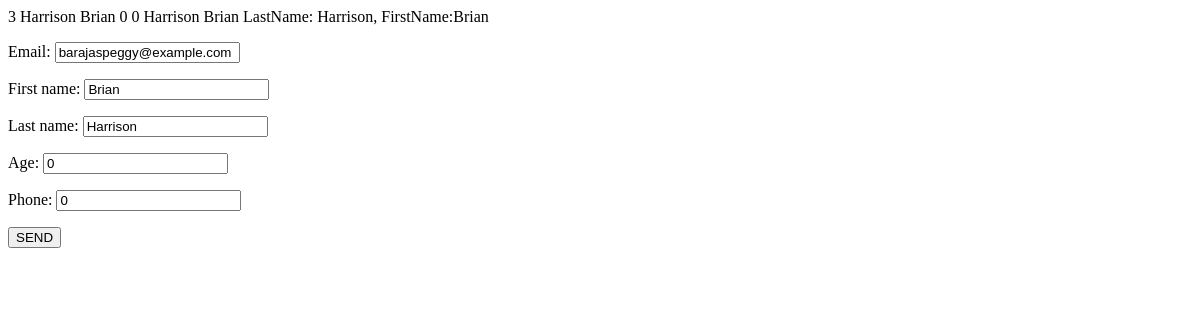
Before: /update_user/3/ with the older database file.
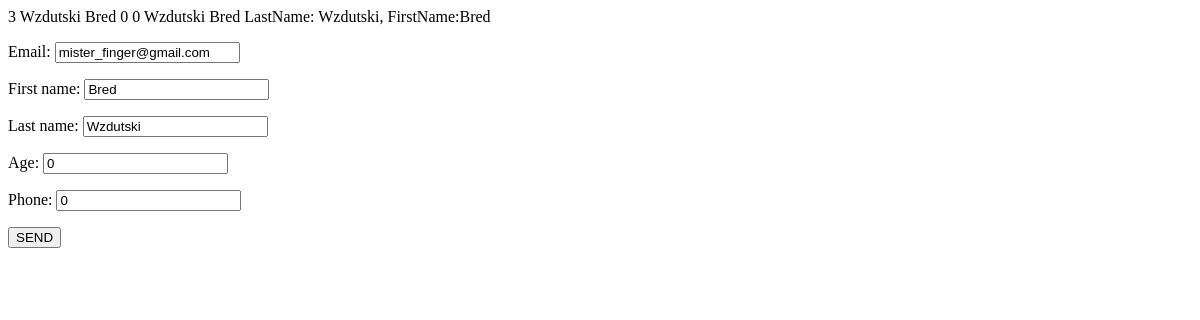
After: the same page with the newer database file.
### user/models.py (models this page shows, shortened)
class User(models.Model):
    email = models.EmailField(unique=True)
    first_name = models.CharField(max_length=128)
    last_name = models.CharField(max_length=128)
    second_name = models.CharField(max_length=123, default='None')
    age = models.PositiveSmallIntegerField(default=0)
    phone = models.CharField(max_length=30, default=0)
    def get_full_name(self):
        return f'LastName: {self.last_name}, FirstName:{self.first_name}'
    @property
    def full_name(self):
        return f'{self.last_name} {self.first_name}'

### user/views.py (the view)
# urls.py: path('update_user/<int:pk>/', uv.update_user, name= 'users-update'),
def update_user(request,pk):
    user = get_object_or_404(User, pk=pk)
    if request.method == 'POST':
        form = UserForm(request.POST, instance=user)
        if form.is_valid:
            form.save()
            return redirect('users-name')
    elif request.method == 'GET':
        form = UserForm(instance=user)
    context = {'user_form': form, 'user_instance': user,}
    return render(request, 'create_user.html', context= context)

### user/forms.py (shortened to what this page needs)
class UserForm(forms.ModelForm):
    class Meta:
        model = User
        fields = ('email', 'first_name', 'last_name', 'age', 'phone')

### user/templates/create_user.html (shortened to what this page needs)
{% extends 'base.html' %}
{% block content %}
    {{ user_instance.id }}
    {{ user_instance.last_name }}
    {{ user_instance.first_name }}
    {{ user_instance.age }}
    {{ user_instance.phone }}
    {{ user_instance.full_name }}
    {{ user_instance.get_full_name }}
    <form method="post">
        {{ user_form.as_p }}
        <button type="submit">SEND</button>
    </form>
{% endblock content %}

Changed rows visible on the page:
changed User id 3: last_name "Harrison" → "Wzdutski"; first_name "Brian" → "Bred"; full_name "Harrison Brian" → "Wzdutski Bred"; get_full_name "LastName: Harrison, FirstName:Brian" → "LastName: Wzdutski, FirstName:Bred"; email "barajaspeggy@example.com" → "mister_finger@gmail.com"
